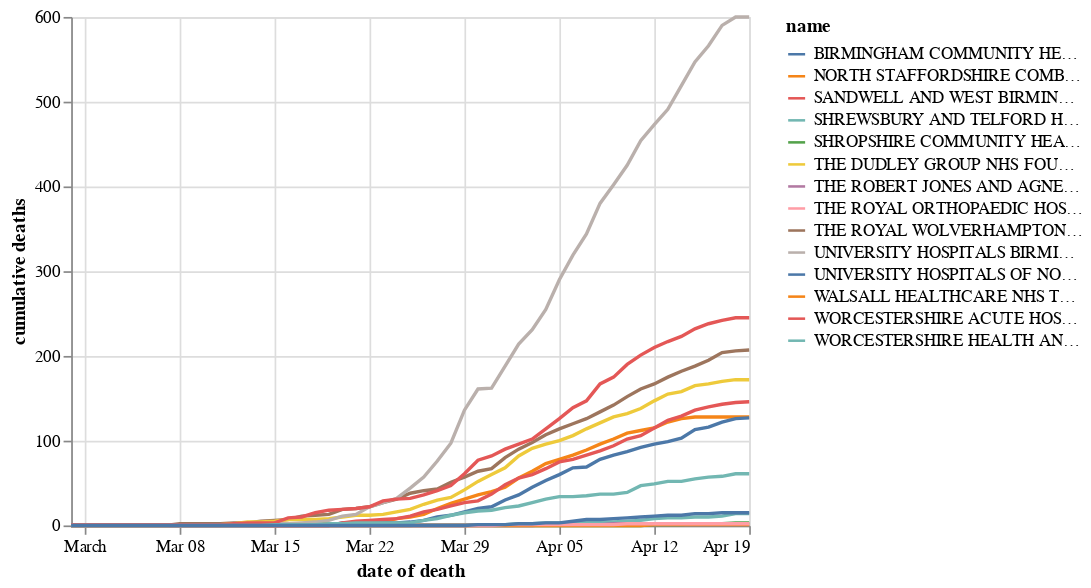

Notebook source saved alongside this figure:
### Markdown cell above
### Cumulative

### Code cell
alt.Chart(chart_doddbt).mark_line().encode(
    x='date of death',
    y='cumulative deaths',
    color='name'
)

### Figure 1 — Vega-Lite specification as saved in the notebook (floating-point values rounded to 4 significant figures; data arrays with more than 128 entries replaced by an {"elided": "..."} marker saying what was removed)
{"config": {"view": {"continuousWidth": 400, "continuousHeight": 300}}, "data": {"name": "data-457eb793dc24a7c9db36f6272bd11c35"}, "mark": "line", "encoding": {"color": {"type": "nominal", "field": "name"}, "x": {"type": "temporal", "field": "date of death"}, "y": {"type": "quantitative", "field": "cumulative deaths"}}, "$schema": "https://vega.github.io/schema/vega-lite/v4.8.1.json", "datasets": {"data-457eb793dc24a7c9db36f6272bd11c35": {"elided": "714 records"}}}
